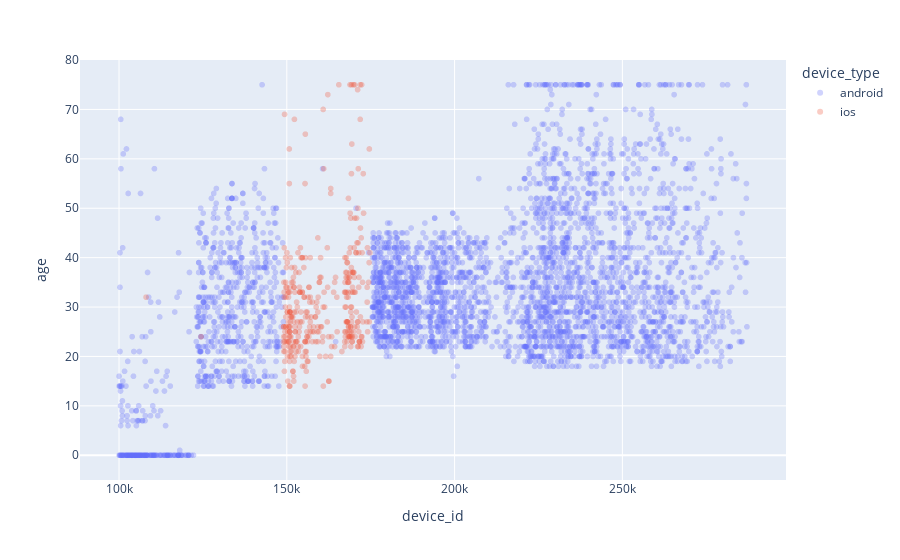

Notebook code cell kept with this figure:
### Code cell
fig = px.scatter(
    data_clicks, 
    y='age', x='device_id', 
    color='device_type',
    opacity=.3
)
fig.show()

### Figure 1 — Plotly figure (JSON) as saved in the notebook; plotly's stock layout.template omitted (floating-point values rounded to 4 significant figures; data arrays with more than 128 entries replaced by an {"elided": "..."} marker saying what was removed)
{"data": [{"hovertemplate": "device_type=android<br>device_id=%{x}<br>age=%{y}<extra></extra>", "legendgroup": "android", "marker": {"color": "#636efa", "opacity": 0.3, "symbol": "circle"}, "mode": "markers", "name": "android", "showlegend": true, "type": "scattergl", "x": {"elided": "3757 int values"}, "xaxis": "x", "y": {"elided": "3757 int values"}, "yaxis": "y"}, {"hovertemplate": "device_type=ios<br>device_id=%{x}<br>age=%{y}<extra></extra>", "legendgroup": "ios", "marker": {"color": "#EF553B", "opacity": 0.3, "symbol": "circle"}, "mode": "markers", "name": "ios", "showlegend": true, "type": "scattergl", "x": {"elided": "351 int values"}, "xaxis": "x", "y": {"elided": "351 int values"}, "yaxis": "y"}], "layout": {"autosize": true, "legend": {"title": {"text": "device_type"}, "tracegroupgap": 0}, "margin": {"t": 60}, "xaxis": {"anchor": "y", "autorange": true, "domain": [0, 1], "range": [88640.0, 298500.0], "title": {"text": "device_id"}, "type": "linear"}, "yaxis": {"anchor": "x", "autorange": true, "domain": [0, 1], "range": [-5.807, 80.81], "title": {"text": "age"}, "type": "linear"}}}
